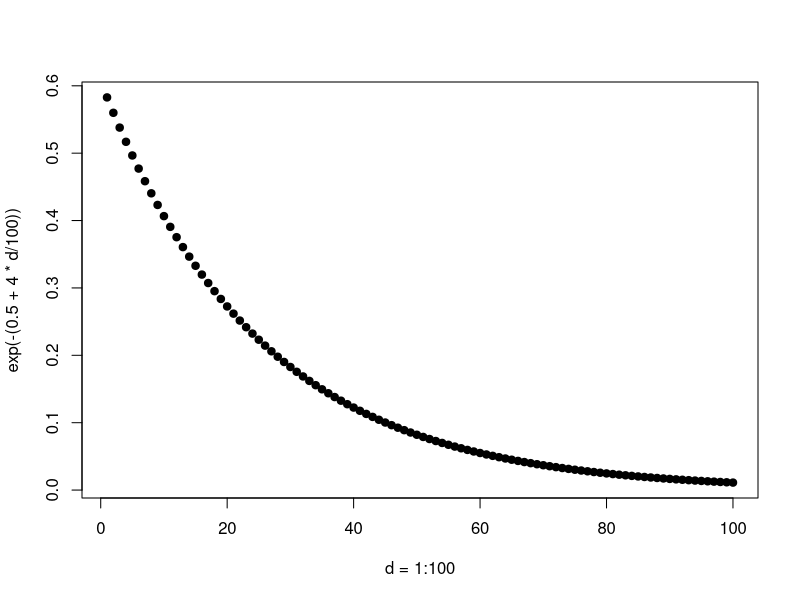
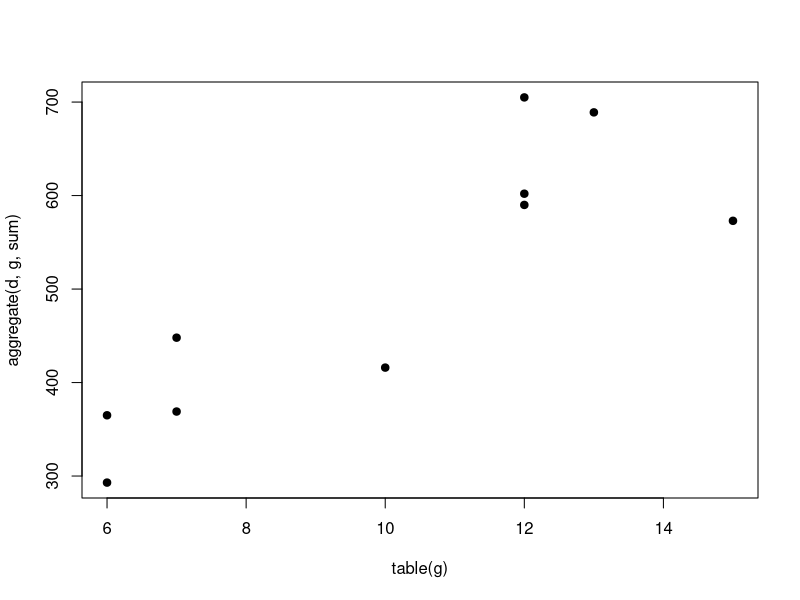
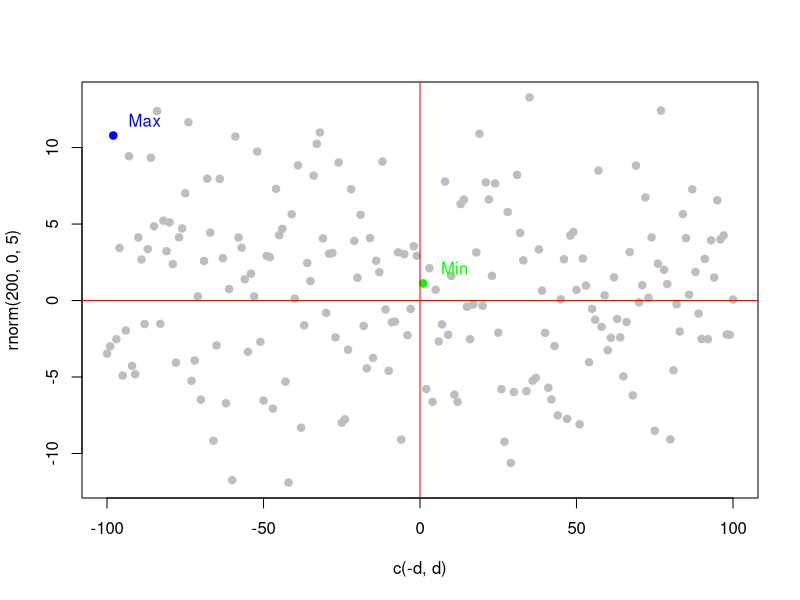
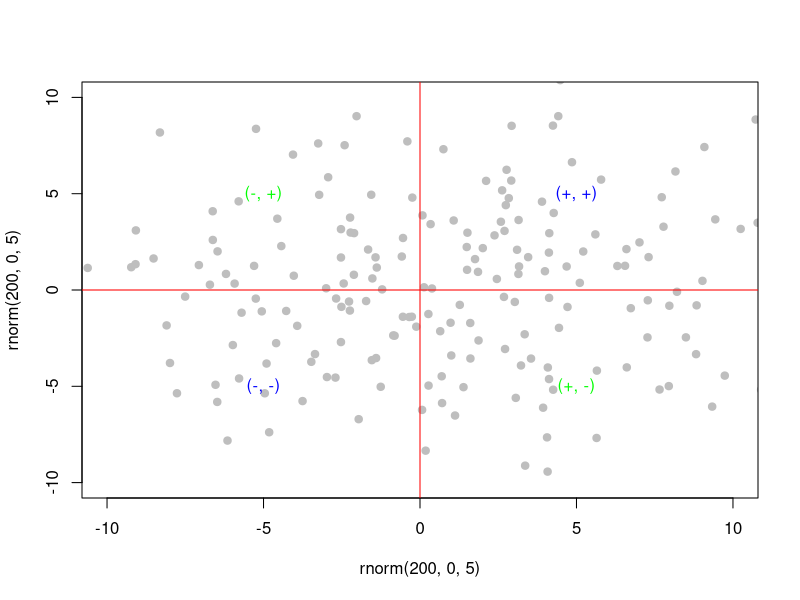
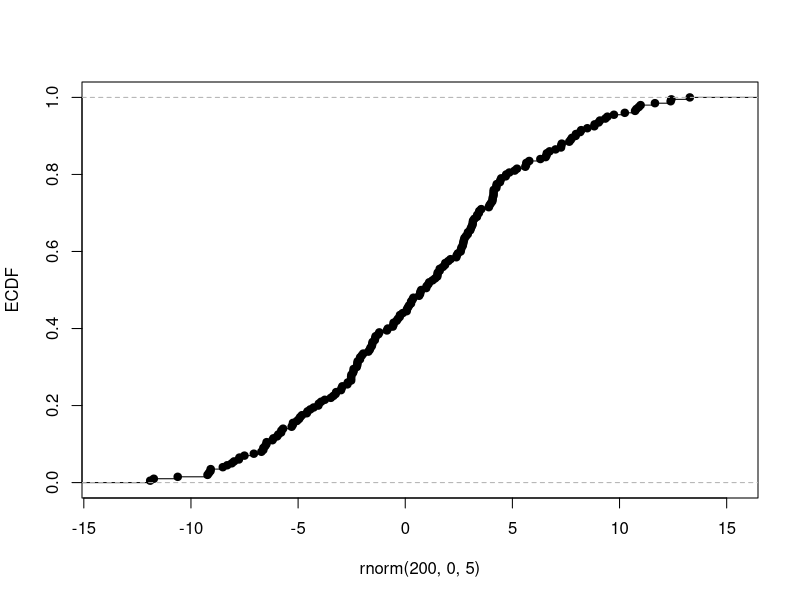

Here is the R script that generated these plots, in order:
# decay function
png(filename = 'slides_ol/figures/decay_function.png',
    width = 10, height = 12, units = 'cm', res = 300)

# define distances
d <- 1:100

# define a decay function
decay_func <- function(x) exp(-(0.5 + (4 * x/100)))

# plot decay over distances
plot(d,
     decay_func(d),
     pch = 19,
     xlab = 'd = 1:100',
     ylab = 'exp(-(0.5 + 4 * d/100))')

dev.off()

# aggregate function
png(filename = 'slides_ol/figures/aggregate_functions.png',
    width = 10, height = 12, units = 'cm', res = 300)
# define distances
d <- 1:100

# sample distances to assign genes
set.seed(123)
g <- sample(1:10, 100, replace = TRUE)

# count the number of instances
n <- as.numeric(table(g))

# aggregate the distances for each instance
s <- aggregate(d, list(g), sum)$x

# plot aggregate distances over the number of instances
plot(n,
     s,
     pch = 19,
     xlab = 'table(g)',
     ylab = 'aggregate(d, g, sum)')

dev.off()

# distance_stat
png(filename = 'slides_ol/figures/distance_stat.png',
    width = 10, height = 12, units = 'cm', res = 300)

# define distances
d <- 1:100

# make a random stat variabl
set.seed(12345)
t <- rnorm(200, 0, 5)

# calculate rank product
rp <- rank(abs(c(-d, d))) * rank(abs(t))

# get min and max ranks
pmax <- which(rp == max(rp))
pmin <- which(rp == min(rp))

# plot randam stats over distances
plot(c(-d, d),
     t,
     pch = 19,
     col = 'gray',
     xlab = 'c(-d, d)',
     ylab = 'rnorm(200, 0, 5)')

# highlight the max rank
points(c(-d, d)[pmax],
       t[pmax],
       col = 'blue',
       pch = 19)

text(c(-d, d)[pmax]+10,
       t[pmax] + 1,
       col = 'blue',
       labels = 'Max')

# highlight the min rank
points(c(-d, d)[pmin],
       t[pmin],
       col = 'green',
       pch = 19)

text(c(-d, d)[pmin] + 10,
       t[pmin] + 1,
       col = 'green',
       label = 'Min')

# make quadrant lines
abline(h = 0, col = 'red')
abline(v = 0, col = 'red')

dev.off()

# stat_stat
png(filename = 'slides_ol/figures/stat_stat.png',
    width = 10, height = 12, units = 'cm', res = 300)

# define a second random stat variable
set.seed(321)
t2 <- rnorm(200, 0, 5)

# plot the two random stat variables
plot(t, t2,
     ylim = c(-10, 10),
     xlim = c(-10, 10),
     pch = 19,
     col = 'gray',
     xlab = 'rnorm(200, 0, 5)',
     ylab = 'rnorm(200, 0, 5)')

# highlight four quadrant by sign
text(5,5, '(+, +)', col = 'blue')
text(-5,-5, '(-, -)', col = 'blue')
text(-5,5, '(-, +)', col = 'green')
text(5,-5, '(+, -)', col = 'green')

# make quadrant lines
abline(h = 0, col = 'red')
abline(v = 0, col = 'red')

dev.off()

# ecdf
png(filename = 'slides_ol/figures/ecdf.png',
    width = 10, height = 12, units = 'cm', res = 300)

# make a random stat variabl
set.seed(12345)
t <- rnorm(200, 0, 5)

# calculate the cumultive distribution function
ecdf_fun <- ecdf(t)

# plot ecdf
plot(ecdf_fun,
     main = '',
     xlab = 'rnorm(200, 0, 5)',
     ylab = 'ECDF')

dev.off()
